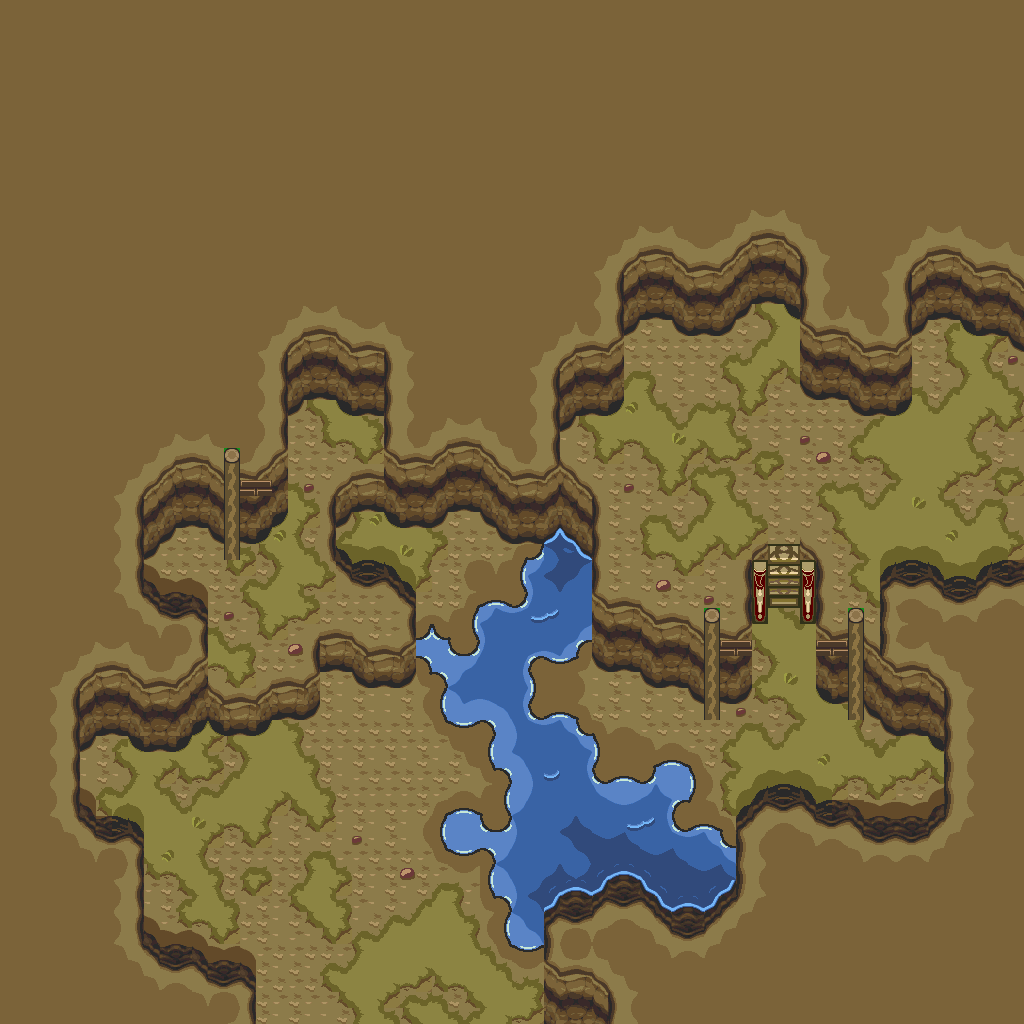

The image is a tile-based game level rendered from a .tmx file. Its description and source (layers, tilesets, objects; grid data summarised) follow:
An orthogonal 64x64 tile map with 16x16 px tiles, 1 tile layer (base), 2 hidden layers not drawn and 7 objects.

<map version="1.10" tiledversion="1.12.1" orientation="orthogonal" renderorder="right-down" width="64" height="64" tilewidth="16" tileheight="16" infinite="0" nextlayerid="4" nextobjectid="8">
 <tileset firstgid="1" source="../classiciphone_pics4.tsx" />
 <layer id="1" name="base" width="64" height="64">
  <data>[4096 cells, 4096 non-empty, 166 distinct tile ids]</data>
 </layer>
 <layer id="2" name="collision" width="64" height="64" visible="0">
  <properties><property name="collision" value="true" /></properties>
  <data>[4096 cells, 546 non-empty, 1 distinct tile ids]</data>
 </layer>
 <layer id="3" name="water" width="64" height="64" visible="0">
  <properties><property name="terrain" value="water" /></properties>
  <data>[4096 cells, 150 non-empty, 1 distinct tile ids]</data>
 </layer>
 <objectgroup id="4" name="npcs">
  <object id="1" x="816.0" y="656.0" width="16" height="16">
   <properties>
    <property name="gani" value="lampanimation.mng" />
    <property name="script" type="string">-- Auto-converted from GraalScript
-- // NPC made by Stefan Knorr
-- [CLIENT-SIDE — server no-op]
-- if (created) {
-- y = 40.5;
-- setimgpart lampanimation.mng,0,0,20,36;
-- dontblock;
-- }</property>
   </properties>
  </object>
  <object id="2" x="256.0" y="496.0" width="16" height="16">
   <properties>
    <property name="gani" value="lampanimation.mng" />
    <property name="script" type="string">-- Auto-converted from GraalScript
-- // NPC made by Stefan Knorr
-- [CLIENT-SIDE — server no-op]
-- if (created) {
-- y = 31.5;
-- setimgpart lampanimation.mng,0,0,20,36;
-- dontblock;
-- }</property>
   </properties>
  </object>
  <object id="3" x="768.0" y="608.0" width="16" height="16">
   <properties>
    <property name="gani" value="light2.png" />
    <property name="script" type="string">-- Auto-converted from GraalScript
-- // NPC made by Stefan Knorr
-- if (created) {
-- setimg light2.png;
self.dontblock = true
end
-- [CLIENT-SIDE — server no-op]
-- if (playerenters) {
-- setzoomeffect 3;
-- setcoloreffect 1,.6,0,0.5;
-- drawaslight;
-- }</property>
   </properties>
  </object>
  <object id="4" x="192.0" y="448.0" width="16" height="16">
   <properties>
    <property name="gani" value="light2.png" />
    <property name="script" type="string">-- Auto-converted from GraalScript
-- // NPC made by Stefan Knorr
-- if (created) {
-- setimg light2.png;
self.dontblock = true
end
-- [CLIENT-SIDE — server no-op]
-- if (playerenters) {
-- setzoomeffect 3;
-- setcoloreffect 1,.6,0,0.5;
-- drawaslight;
-- }</property>
   </properties>
  </object>
  <object id="5" x="736.0" y="656.0" width="16" height="16">
   <properties>
    <property name="gani" value="lampanimation.mng" />
    <property name="script" type="string">-- Auto-converted from GraalScript
-- // NPC made by Stefan Knorr
-- [CLIENT-SIDE — server no-op]
-- if (created) {
-- y = 40.5;
-- setimgpart lampanimation.mng,0,0,20,36;
-- dontblock;
-- }</property>
   </properties>
  </object>
  <object id="6" x="672.0" y="608.0" width="16" height="16">
   <properties>
    <property name="gani" value="light2.png" />
    <property name="script" type="string">-- Auto-converted from GraalScript
-- // NPC made by Stefan Knorr
-- if (created) {
-- setimg light2.png;
self.dontblock = true
end
-- [CLIENT-SIDE — server no-op]
-- if (playerenters) {
-- setzoomeffect 3;
-- setcoloreffect 1,.6,0,0.5;
-- drawaslight;
-- }</property>
   </properties>
  </object>
  <object id="7" x="400.0" y="400.0" width="16" height="16">
   <properties>
    <property name="script" type="string">-- Auto-converted from GraalScript
-- // NPC made by maximus_asinus
-- [CLIENT-SIDE — server no-op]
-- if (playerenters || timeout) {
-- timeout = .05;
-- seteffect 0,0,0,.75;
-- }</property>
   </properties>
  </object>
 </objectgroup>
</map>
